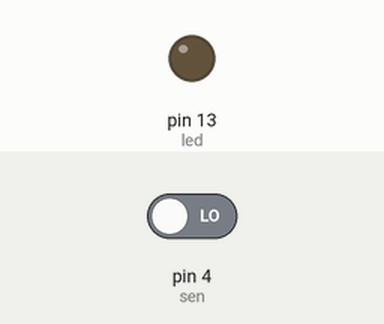
A sketch run on a simulated Arduino Uno, built with avr-gcc and run on an emulated ATmega328P. Shown: output pins drawn as LEDs (lit = HIGH). The test bench sets the inputs (shaded band); at power-on: pin 4 (sen) LOW.

Above: at 1.2 s.
1.3 s: pin 4 (sen) driven HIGH
At 1.9 s:
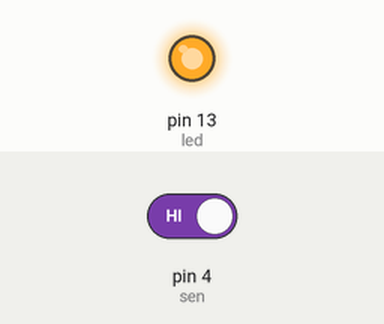
2.8 s: pin 4 (sen) driven LOW
At 4.2 s:
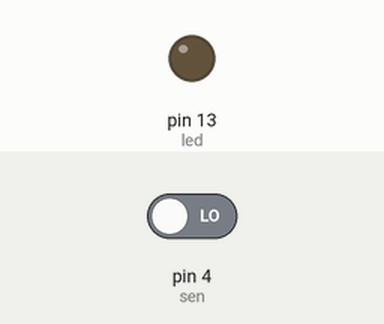
Timing chart, 0 to 5.8 s (numbered marks = the images above; inputs shaded):
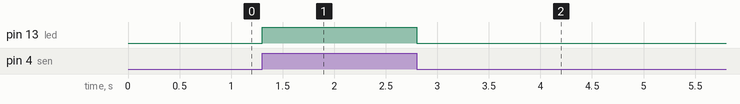

Measured:
- after the input at 1.3 s, pin 13 (led): LOW → HIGH at once
- after the input at 2.8 s, pin 13 (led): HIGH → LOW at once

The sketch:

test15.ino
```cpp
int led = 13 ;
int sen = 4 ;


void setup() {
  pinMode(led,OUTPUT);
  pinMode(sen,INPUT);

}

void loop() {
  if (digitalRead(sen)==HIGH)
  {
    digitalWrite(led,HIGH);
   }
   else
    digitalWrite(led,LOW);

}
```
